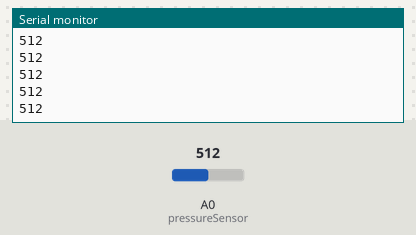
Recording of a sketch running on a simulated Arduino Uno, built with avr-gcc and run on an emulated ATmega328P. Parts: the last lines printed to the serial monitor. Inputs (shaded band) come from the test bench; at power-on: A0 (pressureSensor) = 512.

Above: at 1.2 s.
1.3 s: A0 (pressureSensor) set to 716
At 2.3 s:
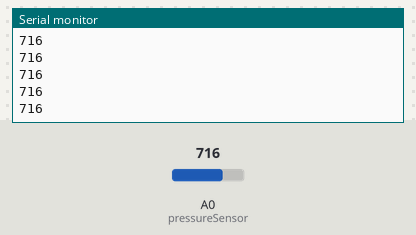
2.8 s: A0 (pressureSensor) set to 900
At 3.5 s:
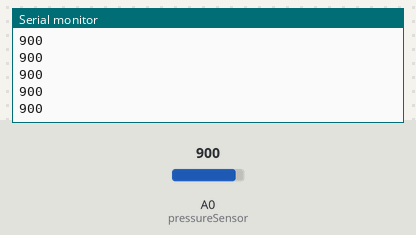
Timing chart, 0 to 5.8 s (numbered marks = the images above; inputs shaded):
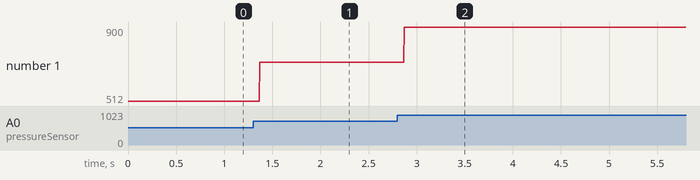

Measured:
- after the input at 1.3 s, the serial monitor: prints a new line after 0.07 s (image 1)
- after the input at 2.8 s, the serial monitor: prints a new line after 0.07 s (image 2)
- plotted number 1: 512 → 716 after the input at 1.3 s, 716 → 900 after the input at 2.8 s

The sketch:

LockJawArduino.ino
```cpp
const int pressureSensor = A0;
const int lockThreshold = 10;
bool isLocked = false;

void setup() {
  Serial.begin(9600);
}

void loop() {
  Serial.println(analogRead(pressureSensor));
}

void lock() {

}
```
